Frame 1 (no input): blank canvas, image omitted
Frame 60 (the mouse pressed at the canvas centre just before this capture): blank canvas, image omitted
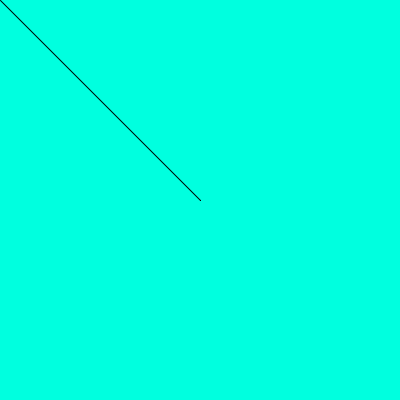
Frame 120 (the mouse held since frame 60 and released just before this capture)

The Processing sketch whose frames 1 and 60 were blank and that drew this single picture after the mouse press (run headless with seeded random() and noise(); from frame 60 on, the mouse is pressed at the canvas centre):

// Processing sketch: week17_painter_mousePress_keyPressed_stroke
// ── week17_painter_mousePress_keyPressed_stroke.pde
void setup()
{
  size(400,400);
  background(#00FFDF);
}
void draw()
{
  if(mousePressed)
  {
    line(mouseX,mouseY,pmouseX,pmouseY);
  }
}
void keyPressed()
{
  if(key=='1')stroke(#FF004D);
  if(key=='2')stroke(#F6FF00);
}
